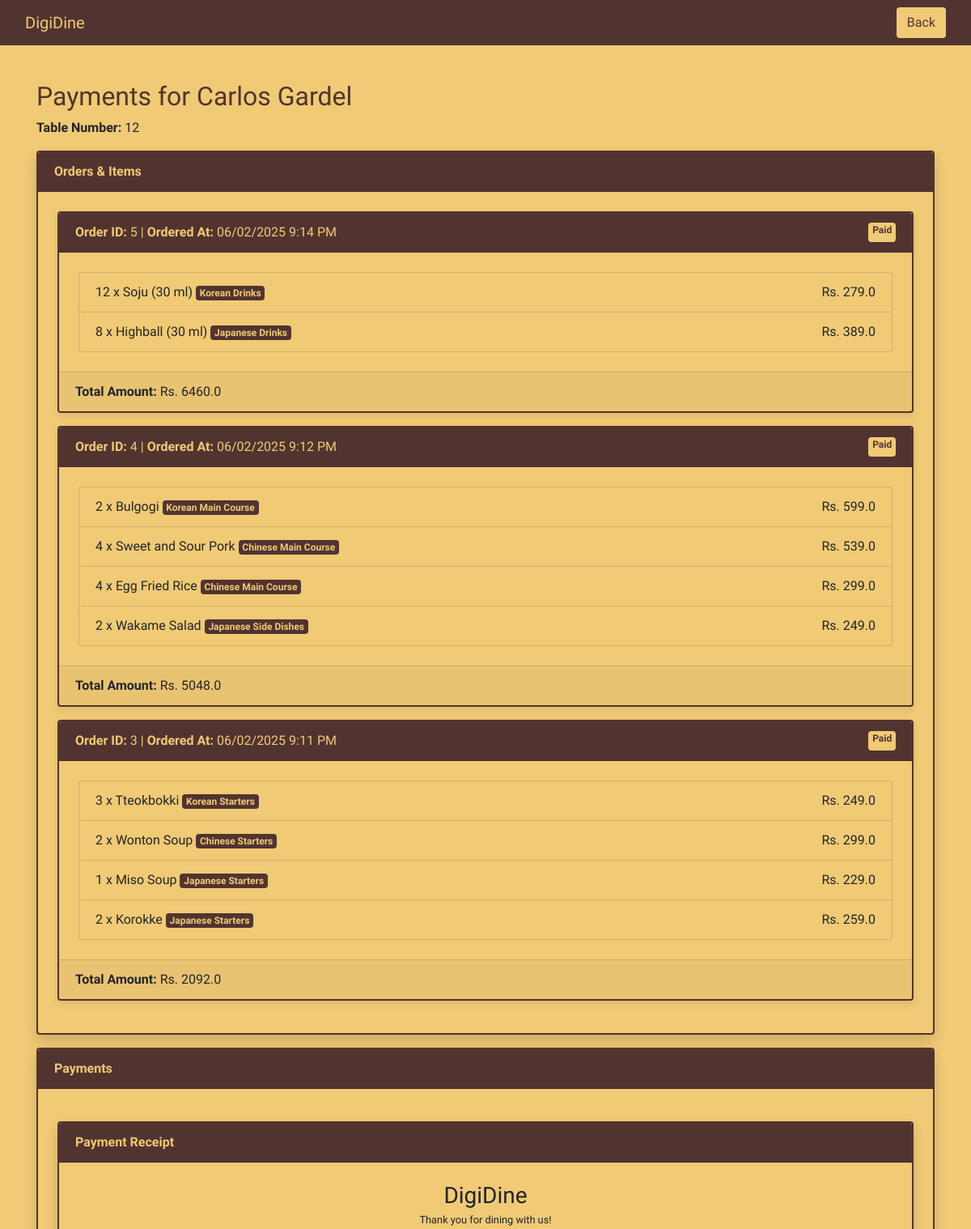
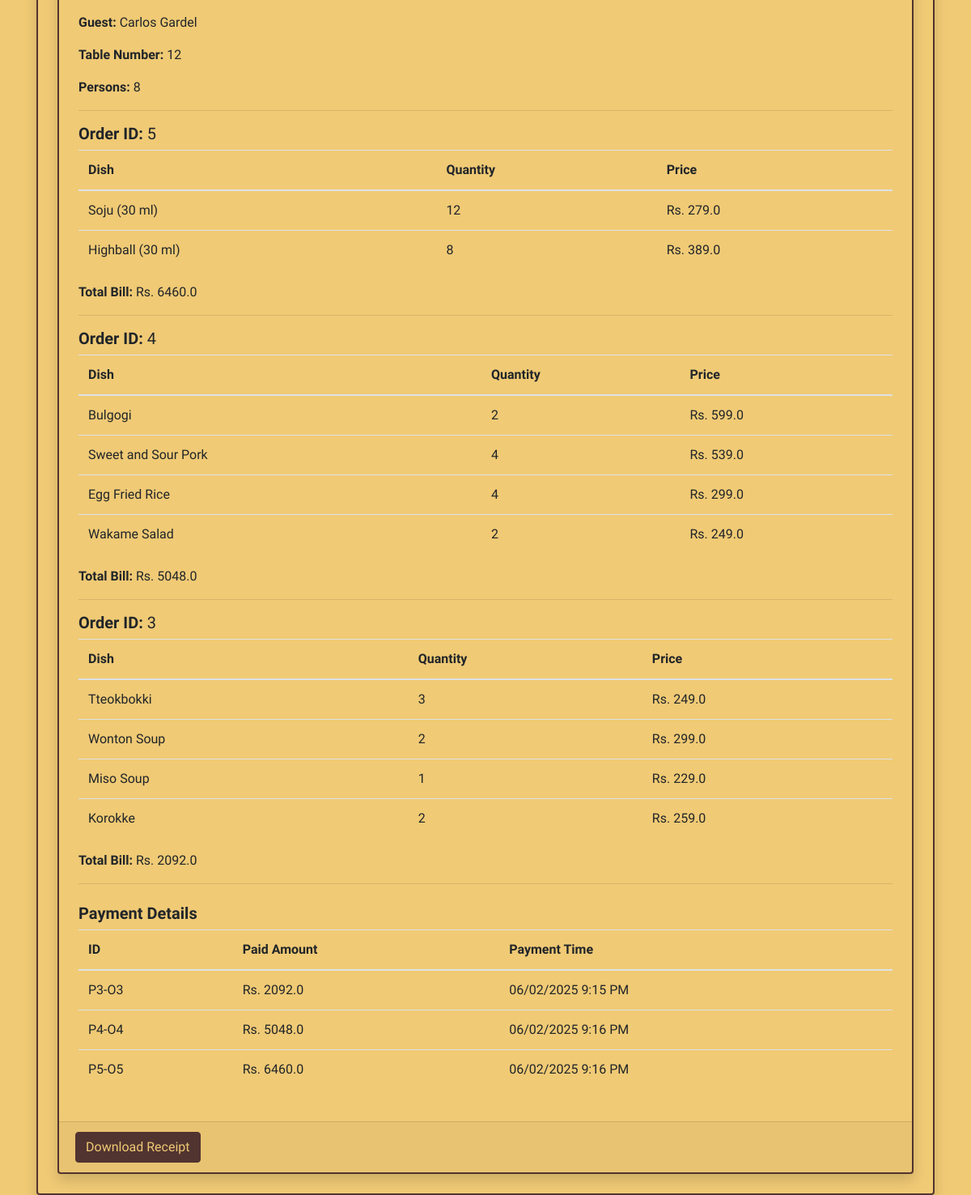
The page /payments/3/ on the database its author committed (2 pictures, top to bottom).
### home/models.py (models this page shows, shortened)
class Customer(models.Model):
    name = models.CharField(max_length=100)
    table_number = models.IntegerField()
    persons = models.IntegerField()

class Order(models.Model):
    dishes = models.ManyToManyField(Dish, through='OrderItem')
    order_time = models.DateTimeField(auto_now_add=True)
    customer_id = models.ForeignKey(Customer, on_delete=models.CASCADE)

class OrderItem(models.Model):
    order = models.ForeignKey(Order, on_delete=models.CASCADE)
    dish = models.ForeignKey(Dish, on_delete=models.CASCADE)
    quantity = models.PositiveIntegerField()
    is_done = models.BooleanField(default=False)

class Dish(models.Model):
    name = models.CharField(max_length=100)
    image = models.ImageField(upload_to='media/')
    description = models.TextField()
    price = models.FloatField()
    cuisine = models.ForeignKey(Cuisine, on_delete=models.CASCADE)
    avaibility = models.BooleanField(default=True)
    cooking_time = models.CharField(max_length=100, default='10 min')

class Cuisine(models.Model):
    name = models.CharField(max_length=100)
    chefs = models.ForeignKey(Chef, on_delete=models.CASCADE)

class Payment(models.Model):
    order = models.ForeignKey(Order, on_delete=models.CASCADE)
    amount = models.FloatField()
    payment_time = models.DateTimeField(auto_now_add=True)

### home/views.py (the view)
# urls.py: path('payments/<int:customer_id>/', views.customer_payments, name='customer_payments'),
def customer_payments(request, customer_id):
    customer = Customer.objects.get(pk=customer_id)
    orders = Order.objects.filter(customer_id=customer).order_by('-order_time')
    payments = Payment.objects.filter(order__customer_id=customer)
    paid_order_ids = list(payments.values_list('order_id', flat=True))
    paid_orders = orders.filter(id__in=paid_order_ids)
    unpaid_orders = orders.exclude(id__in=paid_order_ids)
    order_items = OrderItem.objects.filter(order__in=orders)
    order_totals = {}
    for order in orders:
        total_price = sum(item.quantity * item.dish.price for item in order_items if item.order.id == order.id)
        order_totals[order.id] = total_price
    final_amount = sum(order_totals.values())
    upi_data = f"upi://pay?pa=8902038188@apl&am={final_amount}"
    qr = qrcode.QRCode()
    qr.add_data(upi_data)
    qr.make(fit=True)
    img = qr.make_image(fill_color="#513430", back_color="#f0ca75")
    buffer = BytesIO()
    img.save(buffer, format="PNG")
    buffer.seek(0)
    payment_qr = base64.b64encode(buffer.getvalue()).decode('utf-8')
    return render(request, 'payment.html', {
        'customer': customer,
        'customer_id': customer_id,
        'orders': orders,
        'paid_orders': paid_orders,
        'paid_order_ids': paid_order_ids,
        'unpaid_orders': unpaid_orders,
        'order_items': order_items,
        'payments': payments,
        'order_totals': order_totals,
        "final_amount": final_amount,
        "qr_code_url": payment_qr,
    })

### home/templates/payment.html (shortened to what this page needs)
{% extends "base.html" %}
{% block content %}
<nav class="navbar fixed-top" style="background-color: #513430;">
    <div class="container-fluid d-flex justify-content-between">
        <a class="navbar-brand" href="#" onclick="window.location.reload();" style="color: #f0ca75;">DigiDine</a>
        <a href="/home/{{ customer_id }}/" class="btn" style="background-color: #f0ca75; color: #513430;">Back</a>
    </div>
</nav>
<div class="container" style="margin-top: 100px;">
    <h2>Payments for {{ customer.name }}</h2>
    <p><strong>Table Number:</strong> {{ customer.table_number }}</p>
    {% if orders %}
        <div class="card shadow mt-3">
            <div class="card-header">
                <strong>Orders & Items</strong>
            </div>
            <div class="card-body">
                {% for order in orders %}
                    <div class="card mb-3">
                        <div class="card-header d-flex justify-content-between ">
                            <span><strong>Order ID:</strong> {{ order.id }} |
                            <strong>Ordered At:</strong> {{ order.order_time|date:"d/m/Y g:i A" }}
                            </span>
                            {% if order.id in paid_order_ids %}
                            <span class="badge badge-pay">Paid</span>
                            {% else %}
                            <span class="badge badge-pay">Unpaid</span>
                            {% endif %}
                        </div>
                        <div class="card-body">
                            <ul class="list-group">
                                {% for item in order_items %}
                                    {% if item.order.id == order.id %}
                                        <li class="list-group-item d-flex justify-content-between">
                                            <div>
                                            {{ item.quantity }} x {{ item.dish.name }} <span class="badge badge-done">{{ item.dish.cuisine.name }}</span>
                                        </div>
                                            <span>Rs. {{ item.dish.price }}</span>
                                        </li>
                                    {% endif %}
                                {% endfor %}
                            </ul>
                        </div>
                        <div class="card-footer">
                            <strong>Total Amount:</strong>
                            {% for order_id, total in order_totals.items %}
                                {% if order_id == order.id %}
                                    Rs. {{ total }}
                                {% endif %}
                            {% endfor %}
                        </div>
                    </div>
                {% endfor %}
            </div>
        </div>
<div class="card shadow mt-3">
    <div class="card-header">
        <strong>Payments</strong>
    </div>
    <div class="card-body">
        {% if payments %}
        <div class="card shadow mt-3">
            <div class="card-header">
                <strong>Payment Receipt</strong>
            </div>
            <div class="card-body" id="receipt">
                <div class="text-center mb-3">
                    <h3 class="mb-0">DigiDine</h3>
                    <small>Thank you for dining with us!</small>
                </div>
                <p><strong>Guest:</strong> {{ customer.name }}</p>
                <p><strong>Table Number:</strong> {{ customer.table_number }}</p>
                <p><strong>Persons:</strong> {{ customer.persons }}</p>
                <hr>
                {% for order in orders %}
                {% if order.id in paid_order_ids %}
                    <h5><strong>Order ID:</strong> {{ order.id }}</h5>
                    <table class="table">
                        <thead>
                            <tr>
                                <th>Dish</th>
                                <th>Quantity</th>
                                <th>Price</th>
                            </tr>
                        </thead>
                        <tbody>
                            {% for item in order_items %}
                                {% if item.order.id == order.id %}
                                    <tr>
                                        <td>{{ item.dish.name }}</td>
                                        <td>{{ item.quantity }}</td>
                                        <td>Rs. {{ item.dish.price }}</td>
                                    </tr>
                                {% endif %}
                            {% endfor %}
                        </tbody>
                    </table>
                    <p class="text-end"><strong>Total Bill:</strong> Rs.
                        {% for order_id, total in order_totals.items %}
                            {% if order_id == order.id %}
                                {{ total }}
                            {% endif %}
                        {% endfor %}
                    </p>
                    <hr>
                {% endif %}
                {% endfor %}
                <h5 class="mt-4"><strong>Payment Details</strong></h5>
                <table class="table">
                    <thead>
                        <tr>
                            <th>ID</th>
                            <th>Paid Amount</th>
                            <th>Payment Time</th>
                        </tr>
                    </thead>
                    <tbody>
                        {% for payment in payments %}
                        <tr>
                            <td>P{{ payment.id }}-O{{ payment.order.id }}</td>
                            <td>Rs. {{ payment.amount }}</td>
                            <td>{{ payment.payment_time|date:"d/m/Y g:i A" }}</td>
                        </tr>
                        {% endfor %}
                    </tbody>
                </table>
            </div>
            <div class="card-footer text-end">
                <button class="btn btn-primary" onclick="downloadReceipt()">Download Receipt</button>
            </div>
        </div>
        {% endif %}
    </div>
</div>
{% endif %}
</div>
{% endblock %}

### home/templates/base.html (style rules this page uses)
body { font-family: 'Yatra One', serif; background-color: #f0ca75; }
h1, h2 { color: #513430; }
.card-header { background-color: #513430; color: #f0ca75; }
.card { border: 2px solid #513430; background-color: #f0ca75; box-shadow: 0px 4px 8px rgba(81, 52, 48, 0.1); transition: all 0.3s ease-in-out; }
.card-body { padding: 1.5rem; }
.list-group-item { background-color: #f0ca75; }
.btn-primary { background-color: #513430; border-color: #513430; color: #f0ca75; }
.badge-done { color: #f0ca75; background-color: #513430; }
.badge-pay { background-color: #f0ca75; color: #513430; }

### rows shown on the page
Customer: name "Carlos Gardel", table_number "12", persons "8"
Order: id "5", order_time "06/02/2025 9:14 PM", shows "Paid", order_totals "6460.0", order_totals "6460.0"
OrderItem: quantity "12", dish.name "Soju (30 ml)", dish.cuisine.name "Korean Drinks", dish.price "279.0"
OrderItem: quantity "8", dish.name "Highball (30 ml)", dish.cuisine.name "Japanese Drinks", dish.price "389.0"
Order: id "4", order_time "06/02/2025 9:12 PM", shows "Paid", order_totals "5048.0", order_totals "5048.0"
OrderItem: quantity "2", dish.name "Bulgogi", dish.cuisine.name "Korean Main Course", dish.price "599.0"
OrderItem: quantity "4", dish.name "Sweet and Sour Pork", dish.cuisine.name "Chinese Main Course", dish.price "539.0"
OrderItem: quantity "4", dish.name "Egg Fried Rice", dish.cuisine.name "Chinese Main Course", dish.price "299.0"
OrderItem: quantity "2", dish.name "Wakame Salad", dish.cuisine.name "Japanese Side Dishes", dish.price "249.0"
Order: id "3", order_time "06/02/2025 9:11 PM", shows "Paid", order_totals "2092.0", order_totals "2092.0"
OrderItem: quantity "3", dish.name "Tteokbokki", dish.cuisine.name "Korean Starters", dish.price "249.0"
OrderItem: quantity "2", dish.name "Wonton Soup", dish.cuisine.name "Chinese Starters", dish.price "299.0"
OrderItem: quantity "1", dish.name "Miso Soup", dish.cuisine.name "Japanese Starters", dish.price "229.0"
OrderItem: quantity "2", dish.name "Korokke", dish.cuisine.name "Japanese Starters", dish.price "259.0"
Payment: id "3", order.id "3", amount "2092.0", payment_time "06/02/2025 9:15 PM"
Payment: id "4", order.id "4", amount "5048.0", payment_time "06/02/2025 9:16 PM"
Payment: id "5", order.id "5", amount "6460.0", payment_time "06/02/2025 9:16 PM"
